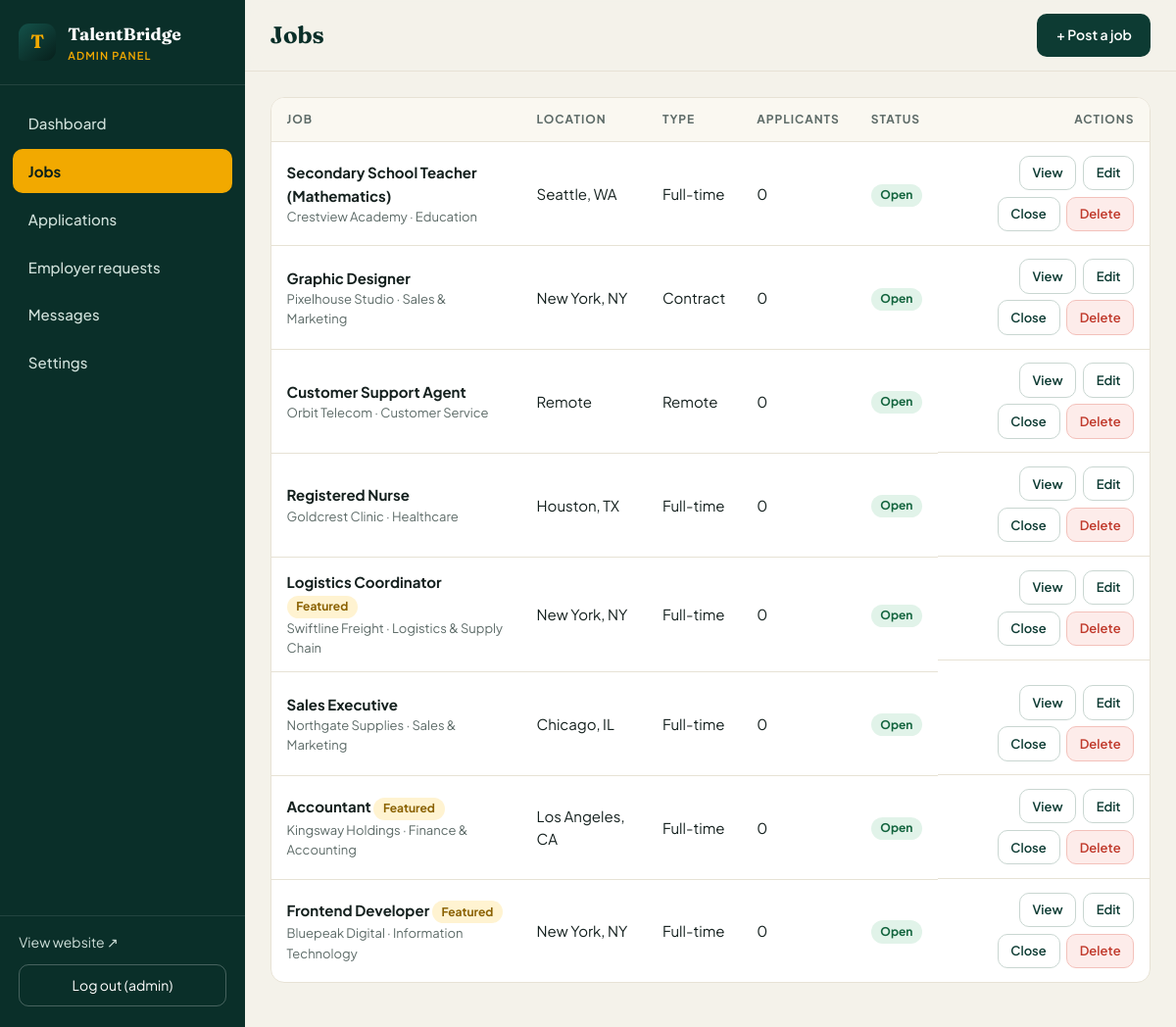
The page /admin/jobs (signed in) on the database its author committed.
### tables this page shows
CREATE TABLE settings (
    key   TEXT PRIMARY KEY,
    value TEXT NOT NULL DEFAULT ''
);

CREATE TABLE jobs (
    id           INTEGER PRIMARY KEY AUTOINCREMENT,
    title        TEXT NOT NULL,
    company      TEXT NOT NULL,
    location     TEXT NOT NULL,
    category     TEXT NOT NULL,
    job_type     TEXT NOT NULL,
    salary       TEXT DEFAULT '',
    description  TEXT NOT NULL,
    requirements TEXT DEFAULT '',
    deadline     TEXT DEFAULT '',
    featured     INTEGER NOT NULL DEFAULT 0,
    status       TEXT NOT NULL DEFAULT 'open',
    created_at   TEXT NOT NULL
);

### app.py (the view)
@app.route("/admin/jobs")
@login_required
def admin_jobs():
    rows = get_db().execute(
        """SELECT j.*, (SELECT COUNT(*) FROM applications a WHERE a.job_id=j.id) AS apps
           FROM jobs j ORDER BY j.id DESC""").fetchall()
    return render_template("admin/jobs.html", jobs=rows)

### app.py (called while the page is built)
def get_db():
    if "db" not in g:
        g.db = sqlite3.connect(DB_PATH)
        g.db.row_factory = sqlite3.Row
        g.db.execute("PRAGMA foreign_keys = ON")
    return g.db

def csrf_token():
    if "_csrf" not in session:
        session["_csrf"] = secrets.token_hex(16)
    return session["_csrf"]

@app.before_request
def csrf_protect():
    if request.method == "POST":
        sent = request.form.get("_csrf", "")
        if not sent or not secrets.compare_digest(sent, session.get("_csrf", "")):
            abort(400, "Your session expired. Please go back, refresh the page and try again.")

def login_required(view):
    @wraps(view)
    def wrapped(*args, **kwargs):
        if not session.get("admin_id"):
            return redirect(url_for("admin_login", next=request.path))
        return view(*args, **kwargs)
    return wrapped

def get_settings():
    rows = get_db().execute("SELECT key, value FROM settings").fetchall()
    data = dict(DEFAULT_SETTINGS)
    data.update({r["key"]: r["value"] for r in rows})
    return data

@app.context_processor
def inject_globals():
    s = get_settings()
    wa = re.sub(r"\D", "", s.get("whatsapp", ""))
    return {
        "site": s,
        "wa_number": wa,
        "csrf_token": csrf_token,
        "year": datetime.now().year,
        "categories": CATEGORIES,
        "job_types": JOB_TYPES,
        "app_statuses": APP_STATUSES,
    }

def is_expired(job):
    if job["status"] != "open":
        return True
    if job["deadline"]:
        try:
            return datetime.strptime(job["deadline"], "%Y-%m-%d").date() < date.today()
        except ValueError:
            return False
    return False

@app.after_request
def security_headers(resp):
    resp.headers.setdefault("X-Content-Type-Options", "nosniff")
    resp.headers.setdefault("X-Frame-Options", "SAMEORIGIN")
    resp.headers.setdefault("Referrer-Policy", "strict-origin-when-cross-origin")
    if request.path.startswith("/admin"):
        resp.headers["Cache-Control"] = "no-store"
    return resp

### templates/admin/jobs.html (shortened to what this page needs)
{% extends "admin/base.html" %}
{% block heading %}Jobs{% endblock %}
{% block actions %}<a class="btn btn-primary" href="{{ url_for('admin_job_new') }}">+ Post a job</a>{% endblock %}
{% block content %}
<div class="panel flush">
  {% if jobs %}
  <div class="table-wrap">
    <table>
      <thead><tr><th>Job</th><th>Location</th><th>Type</th><th>Applicants</th><th>Status</th><th class="right">Actions</th></tr></thead>
      <tbody>
      {% for j in jobs %}
        <tr>
          <td data-l="Job"><strong>{{ j.title }}</strong>{% if j.featured %} <span class="tag gold">Featured</span>{% endif %}<small>{{ j.company }} &middot; {{ j.category }}</small></td>
          <td data-l="Location">{{ j.location }}</td>
          <td data-l="Type">{{ j.job_type }}</td>
          <td data-l="Applicants"><a href="{{ url_for('admin_applications', job=j.id) }}">{{ j.apps }}</a></td>
          <td data-l="Status">
            {% if is_expired(j) and j.status == 'open' %}<span class="tag red">Expired</span>
            {% else %}<span class="tag {{ 'green' if j.status == 'open' else 'grey' }}">{{ j.status|capitalize }}</span>{% endif %}
          </td>
          <td class="right actions">
            <a class="btn btn-sm btn-ghost" href="{{ url_for('job_detail', job_id=j.id) }}" target="_blank" rel="noopener">View</a>
            <a class="btn btn-sm btn-ghost" href="{{ url_for('admin_job_edit', job_id=j.id) }}">Edit</a>
            <form method="post" action="{{ url_for('admin_job_toggle', job_id=j.id) }}">
              <button class="btn btn-sm btn-ghost" type="submit">{{ 'Close' if j.status == 'open' else 'Reopen' }}</button>
            </form>
            <form method="post" action="{{ url_for('admin_job_delete', job_id=j.id) }}" data-confirm="Delete this job? Applications already received will be kept.">
              <button class="btn btn-sm btn-danger" type="submit">Delete</button>
            </form>
          </td>
        </tr>
      {% endfor %}
      </tbody>
    </table>
  </div>
  {% else %}<p class="empty">No jobs yet. Click "Post a job" to add your first one.</p>{% endif %}
</div>
{% endblock %}

### templates/admin/base.html (shortened to what this page needs)
<!DOCTYPE html>
<html lang="en">
<head>
  <link rel="stylesheet" href="{{ url_for('static', filename='css/admin.css') }}">
</head>
<body>
  <aside class="side" id="side">
    <a href="{{ url_for('admin_dashboard') }}" class="side-brand">
      {% if site.logo %}<img src="{{ url_for('static', filename='uploads/' ~ site.logo) }}" alt="">{% else %}<span class="mark">{{ site.site_name[:1] }}</span>{% endif %}
      <span>{{ site.site_name }}<small>Admin panel</small></span>
    </a>
    <nav>
      <a href="{{ url_for('admin_dashboard') }}" class="{{ 'on' if request.endpoint == 'admin_dashboard' }}">Dashboard</a>
      <a href="{{ url_for('admin_jobs') }}" class="{{ 'on' if request.endpoint in ('admin_jobs','admin_job_new','admin_job_edit') }}">Jobs</a>
      <a href="{{ url_for('admin_applications') }}" class="{{ 'on' if request.endpoint in ('admin_applications','admin_application') }}">Applications</a>
      <a href="{{ url_for('admin_requests') }}" class="{{ 'on' if request.endpoint == 'admin_requests' }}">Employer requests</a>
      <a href="{{ url_for('admin_messages') }}" class="{{ 'on' if request.endpoint == 'admin_messages' }}">Messages</a>
      <a href="{{ url_for('admin_settings') }}" class="{{ 'on' if request.endpoint == 'admin_settings' }}">Settings</a>
    </nav>
    <div class="side-foot">
      <a href="{{ url_for('index') }}" target="_blank" rel="noopener">View website &nearr;</a>
      <form method="post" action="{{ url_for('admin_logout') }}">
        <button type="submit">Log out ({{ session.admin_name }})</button>
      </form>
    </div>
  </aside>
  <div class="main">
    <header class="topbar">
      <h1>{% block heading %}{% endblock %}</h1>
      <div class="top-actions">{% block actions %}{% endblock %}</div>
    </header>
    <div class="content">{% block content %}{% endblock %}</div>
  </div>
</body>
</html>

### rows shown on the page
settings: value "T", site_name "TalentBridge"
jobs: title "Secondary School Teacher (Mathematics)", company "Crestview Academy", category "Education", location "Seattle, WA", job_type "Full-time", apps "0", status "Open", status "Close"
jobs: title "Graphic Designer", company "Pixelhouse Studio", category "Sales & Marketing", location "New York, NY", job_type "Contract", apps "0", status "Open", status "Close"
jobs: title "Customer Support Agent", company "Orbit Telecom", category "Customer Service", location "Remote", job_type "Remote", apps "0", status "Open", status "Close"
jobs: title "Registered Nurse", company "Goldcrest Clinic", category "Healthcare", location "Houston, TX", job_type "Full-time", apps "0", status "Open", status "Close"
jobs: title "Logistics Coordinator", featured "Featured", company "Swiftline Freight", category "Logistics & Supply Chain", location "New York, NY", job_type "Full-time", apps "0", status "Open", status "Close"
jobs: title "Sales Executive", company "Northgate Supplies", category "Sales & Marketing", location "Chicago, IL", job_type "Full-time", apps "0", status "Open", status "Close"
jobs: title "Accountant", featured "Featured", company "Kingsway Holdings", category "Finance & Accounting", location "Los Angeles, CA", job_type "Full-time", apps "0", status "Open", status "Close"
jobs: title "Frontend Developer", featured "Featured", company "Bluepeak Digital", category "Information Technology", location "New York, NY", job_type "Full-time", apps "0", status "Open", status "Close"

### other values the page prints
{{ session.admin_name }} "admin"
